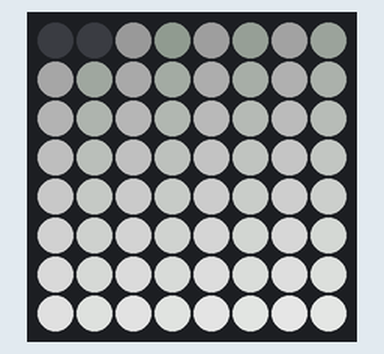
Recording of a program running on a simulated Raspberry Pi (BCM pin numbers) with a Sense HAT. On the bench: the Sense HAT's 8×8 RGB LED matrix. Dim RGB values are drawn brighter than linear. At 4.0 s the program stops and its outputs stay as they are.

Above: at 0.1 s.
At 2.1 s:
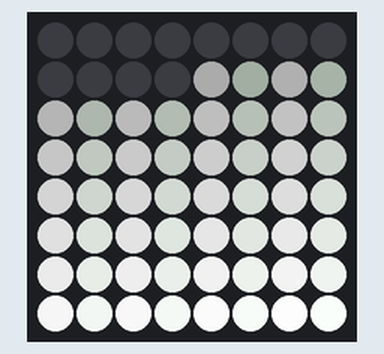

The program:

sense_hat_light_test.py
```python
import time
from sense_hat import SenseHat


COLOR = {
    'white': (255,255,255),
    'half_white':(128,128,128),
    'red': (255,0,0),
    'green': (0,255,0),
    'blue': (0,0,255),
    'off': (0,0,0),
    }

sense = SenseHat()

for i in range(64):
    sense.set_pixel(i%8,int(i/8),i*4+3,i*4+3,i*4+3)

sense.low_light=True
time.sleep(2)
sense.low_light=False
time.sleep(2)

sense.clear()
```

Measured:
- what the display in image 1 shows lasts 2.0 s, from 2.0 s to 4.0 s
